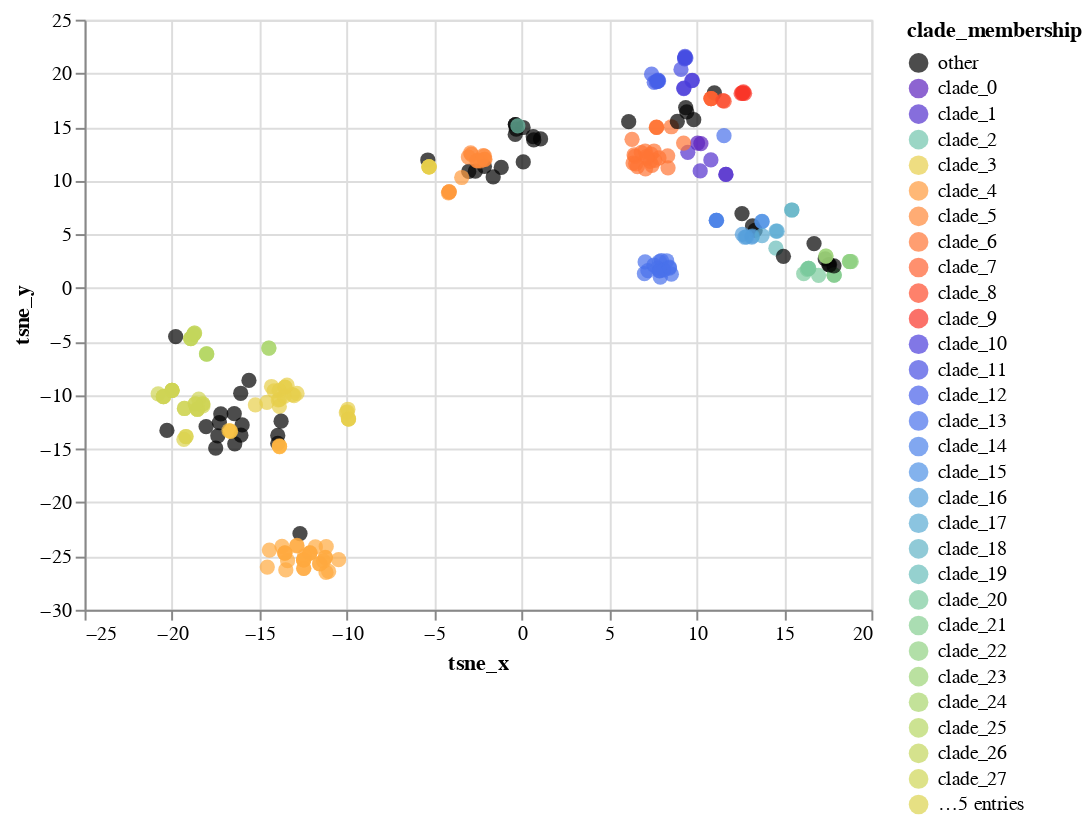

This figure's notebook cell:
### Code cell
scatterplot_with_tooltip_interactive(TSNE_df,'tsne_x','tsne_y','tsne_x','tsne_y',['strain', "clade_membership", "host"],'clade_membership:N', domain, range_)

### Figure 1 — Vega-Lite specification as saved in the notebook (floating-point values rounded to 4 significant figures; data arrays with more than 128 entries replaced by an {"elided": "..."} marker saying what was removed)
{"config": {"view": {"continuousWidth": 400, "continuousHeight": 300}}, "data": {"name": "data-a9dcad7f725ef6dfafaf847c0922be37"}, "mark": {"type": "circle", "size": 60}, "encoding": {"color": {"type": "nominal", "field": "clade_membership", "scale": {"domain": ["other", "clade_0", "clade_1", "clade_2", "clade_3", "clade_4", "clade_5", "clade_6", "clade_7", "clade_8", "clade_9", "clade_10", "clade_11", "clade_12", "clade_13", "clade_14", "clade_15", "clade_16", "clade_17", "clade_18", "clade_19", "clade_20", "clade_21", "clade_22", "clade_23", "clade_24", "clade_25", "clade_26", "clade_27", "clade_28", "clade_29", "clade_30", "clade_31", "clade_32"], "range": ["#000000", "#5c22be", "#5330cd", "#71c4ac", "#e7cf4b", "#ff9a3c", "#ff8939", "#ff7535", "#ff6131", "#fd4b2c", "#f93529", "#4b3ddb", "#474ee3", "#4760e9", "#4971eb", "#4b82e9", "#4f92e5", "#549fdc", "#5aabd3", "#61b4c6", "#68bdba", "#7bca9d", "#86ce91", "#91d283", "#9dd478", "#aad66d", "#b6d764", "#c3d65c", "#cfd555", "#dcd34f", "#e7cf4b", "#f9c244", "#ffb642", "#ffaa3f"]}}, "tooltip": [{"type": "nominal", "field": "strain"}, {"type": "nominal", "field": "clade_membership"}, {"type": "nominal", "field": "host"}], "x": {"type": "quantitative", "field": "tsne_x", "title": "tsne_x"}, "y": {"type": "quantitative", "field": "tsne_y", "title": "tsne_y"}}, "selection": {"selector018": {"type": "interval", "bind": "scales", "encodings": ["x", "y"]}}, "$schema": "https://vega.github.io/schema/vega-lite/v4.8.1.json", "datasets": {"data-a9dcad7f725ef6dfafaf847c0922be37": {"elided": "274 records"}}}
